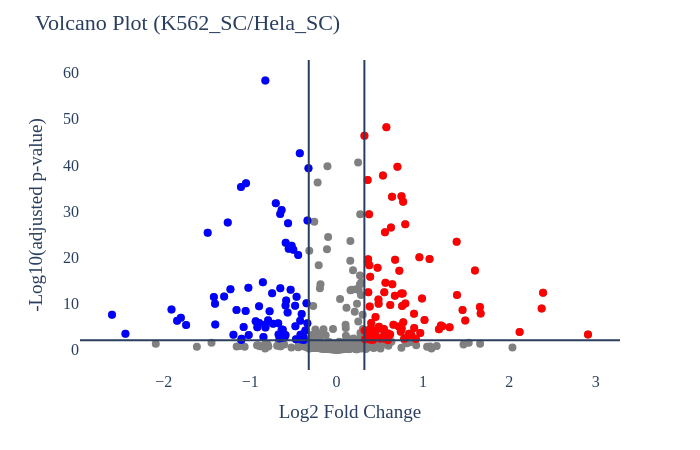

This figure's notebook cell:
### Code cell
# Protein Abundance Volcano plot
plot_options={
            "compare groups": ["Hela_SC","K562_SC"],
            "title": "Volcano Plot",
            "X Title": "Log2 Fold Change",
            "Y Title": "-Log10(adjusted p-value)",
            "up color": "red",
            "down color": "blue",
            "all color": "gray",
            "width": 700,
            "height": 450,
            "font": dict(size=16, family="Arial black"),
            "ylimits": [],
            "xlimits": [],
            "marker_size":8
        }
figure, _, _ =plotter.volcano_plots(data_obj, plot_options, saved_settings, missing_values_max=33)
figure.show()

### Figure 1 — Plotly figure (JSON) as saved in the notebook; plotly's stock layout.template omitted (floating-point values rounded to 4 significant figures; data arrays with more than 128 entries replaced by an {"elided": "..."} marker saying what was removed)
{"data": [{"hovertemplate": "%{text}<br>x=: %{x} <br>y=: %{y}", "legendgroup": "", "marker": {"color": "#636efa", "symbol": "circle"}, "mode": "markers", "name": "", "orientation": "v", "showlegend": false, "type": "scatter", "xaxis": "x", "yaxis": "y"}, {"hovertemplate": "%{text}<br>x=: %{x} <br>y=: %{y}", "marker": {"color": "gray", "size": 8}, "mode": "markers", "text": {"elided": "426 str values"}, "type": "scatter", "x": {"elided": "426 float values"}, "y": {"elided": "426 float values"}}, {"hovertemplate": "%{text}<br>x=: %{x} <br>y=: %{y}", "marker": {"color": "blue", "size": 8}, "mode": "markers", "text": ["O00571", "O15294", "O15305", "O43707", "O43813", "O60361", "P03928", "P05023", "P06576", "P07099", "P08237", "P0CG39", "P13639", "P16152", "P16401", "P17612", "P17931", "P21796", "P23919", "P27816", "P28340", "P30050", "P30566", "P30837", "P31153", "P33176", "P35241", "P42765", "P46776", "P47897", "P49458", "P53396", "P60981", "P61254", "P61353", "P62258", "Q01082", "Q02218", "Q06830", "Q07960", "Q08945", "Q09161", "Q09666", "Q14444", "Q15365", "Q15370", "Q15404", "Q15691", "Q16531", "Q16881", "Q1KMD3", "Q2TAY7", "Q562R1", "Q6YN16", "Q7Z7H5", "Q86UP2", "Q8NC51", "Q8TCJ2", "Q96CS3", "Q96HC4", "Q99439", "Q99471", "Q99627", "Q9BVV7", "Q9BWF3", "Q9H6F5", "Q9NRX4", "Q9NTJ3", "Q9NZB2", "Q9P2R7", "Q9UFW8", "Q9UHD8", "Q9UKK9", "Q9UMY4", "Q9Y3F4", "Q9Y5B9"], "type": "scatter", "x": [-0.6404, -0.746, -1.076, -1.103, -1.407, -0.5889, -0.404, -0.8235, -0.5004, -2.444, -1.194, -0.7927, -0.5542, -1.803, -0.9176, -0.8973, -1.846, -0.6363, -0.8465, -0.4703, -0.9364, -0.48, -0.6713, -1.405, -0.5909, -0.4048, -1.742, -0.8197, -0.4126, -0.3823, -0.8534, -1.159, -2.6, -0.5322, -0.3782, -0.896, -1.229, -0.4212, -1.053, -0.6028, -0.463, -0.4256, -1.911, -0.676, -0.3365, -0.5909, -1.26, -0.418, -0.6224, -1.42, -0.3253, -0.6524, -0.8246, -1.107, -0.7036, -1.048, -0.361, -0.6351, -0.5836, -1.302, -0.7338, -0.4766, -0.6514, -0.5669, -0.3483, -0.5618, -1.017, -0.66, -1.492, -0.7753, -0.3385, -0.3942, -0.52, -1.099, -1.021, -0.4446], "y": [2.503, 12.2, 4.854, 2.078, 9.923, 23.13, 7.682, 4.785, 21.62, 3.437, 3.219, 6.337, 21.85, 6.856, 4.798, 9.398, 6.236, 30.21, 2.717, 2.241, 6.107, 9.464, 3.272, 5.434, 3.134, 3.214, 5.323, 5.41, 2.192, 2.622, 14.57, 8.54, 7.513, 12.94, 2.058, 5.751, 13.05, 6.241, 8.354, 2.605, 11.44, 42.55, 8.654, 5.697, 27.93, 9.537, 27.51, 3.18, 4.281, 11.38, 39.28, 29.38, 58.29, 35.2, 31.68, 36.02, 4.14, 4.315, 10.64, 11.48, 5.567, 5.054, 13.26, 8.012, 10.02, 27.34, 3.14, 2.394, 25.3, 8.267, 5.705, 3.239, 22.51, 2.35, 13.39, 20.47]}, {"hovertemplate": "%{text}<br>x=: %{x} <br>y=: %{y}", "marker": {"color": "red", "size": 8}, "mode": "markers", "text": ["A0AVT1", "O43776", "O60493", "O75390", "O75569", "O75608", "P05091", "P08240", "P08243", "P09622", "P0DN79", "P13995", "P15954", "P21281", "P22695", "P27361", "P30043", "P35232", "P35580", "P36969", "P42126", "P45880", "P46977", "P48735", "P49591", "P51159", "P54577", "P62314", "Q08257", "Q08379", "Q13263", "Q13492", "Q13523", "Q13895", "Q13951", "Q14008", "Q14258", "Q14694", "Q15007", "Q15185", "Q15286", "Q15424", "Q16543", "Q16630", "Q16891", "Q5BKZ1", "Q5T4S7", "Q7KZF4", "Q8IXI1", "Q8IY67", "Q8IZQ5", "Q8N163", "Q8WXF1", "Q92530", "Q92820", "Q92890", "Q92974", "Q93009", "Q96C36", "Q96DG6", "Q96I25", "Q96KP4", "Q99459", "Q99986", "Q9BV40", "Q9BZZ5", "Q9H299", "Q9HAV4", "Q9HCE1", "Q9NR30", "Q9NTK5", "Q9NTZ6", "Q9NUQ9", "Q9NV06", "Q9NVJ2", "Q9NZI8", "Q9UBE0", "Q9UBS4", "Q9UBT2", "Q9UNZ2", "Q9UPN3", "Q9UQ80", "Q9Y2X3", "Q9Y3A2", "Q9Y3C6", "Q9Y3D9", "Q9Y4L1", "Q9Y4W6", "Q9Y5K5"], "type": "scatter", "x": [0.8664, 0.4866, 0.3285, 0.3414, 0.4534, 0.9893, 0.7817, 0.6587, 2.119, 0.6747, 1.224, 0.7585, 0.389, 0.9182, 0.7429, 0.9688, 2.911, 0.362, 0.6197, 0.6214, 1.458, 0.8389, 0.5946, 0.8985, 1.659, 1.668, 1.185, 0.393, 0.7202, 0.474, 0.7707, 0.5073, 0.4917, 0.5371, 0.6452, 1.077, 0.7655, 0.4211, 0.3841, 0.4165, 0.3936, 0.3601, 0.642, 0.3225, 0.367, 0.3709, 0.4509, 0.4016, 0.5963, 0.6777, 0.5542, 0.4746, 0.7047, 1.208, 0.7514, 0.4072, 2.39, 0.6297, 1.394, 0.8964, 0.772, 0.3734, 0.3608, 1.602, 1.308, 0.3653, 0.5605, 1.39, 1.018, 0.7941, 0.7489, 0.5066, 0.754, 0.3225, 0.9587, 2.374, 0.5481, 0.4339, 0.5641, 0.7962, 0.7266, 0.4849, 0.3759, 0.7952, 0.5763, 0.3795, 1.49, 0.5662, 0.5524], "y": [3.096, 9.928, 2.196, 2.211, 2.927, 11.08, 2.331, 5.34, 3.787, 11.62, 5.053, 9.453, 15.78, 2.254, 3.829, 3.565, 3.224, 2.86, 3.273, 9.632, 8.539, 3.426, 2.031, 4.653, 9.184, 7.797, 4.38, 2.131, 4.985, 4.465, 32.01, 2.345, 4.915, 37.68, 14.14, 19.62, 12.15, 2.072, 9.341, 3.271, 4.551, 36.71, 33.11, 46.3, 12.42, 3.017, 7.051, 5.76, 3.47, 19.47, 3.608, 17.74, 39.58, 5.186, 33.2, 4.111, 12.3, 26.44, 11.79, 7.77, 5.888, 4.15, 19.01, 17.11, 4.823, 19.57, 25.39, 23.34, 6.371, 2.441, 12.12, 2.541, 4.543, 4.14, 19.98, 8.86, 4.45, 2.785, 2.287, 9.971, 17.06, 10.86, 29.31, 27.15, 48.19, 18.27, 6.289, 14.48, 12.4]}], "layout": {"font": {"family": "Arial black", "size": 16}, "height": 450, "legend": {"tracegroupgap": 0}, "margin": {"t": 60}, "paper_bgcolor": "white", "plot_bgcolor": "white", "shapes": [{"type": "line", "x0": 0, "x1": 1, "xref": "x domain", "y0": 2, "y1": 2, "yref": "y"}, {"type": "line", "x0": 0.3219, "x1": 0.3219, "xref": "x", "y0": 0, "y1": 1, "yref": "y domain"}, {"type": "line", "x0": -0.3219, "x1": -0.3219, "xref": "x", "y0": 0, "y1": 1, "yref": "y domain"}], "showlegend": false, "title": {"text": "Volcano Plot (K562_SC/Hela_SC)"}, "width": 700, "xaxis": {"anchor": "y", "domain": [0, 1], "title": {"text": "Log2 Fold Change"}}, "yaxis": {"anchor": "x", "domain": [0, 1], "title": {"text": "-Log10(adjusted p-value)"}}}}
